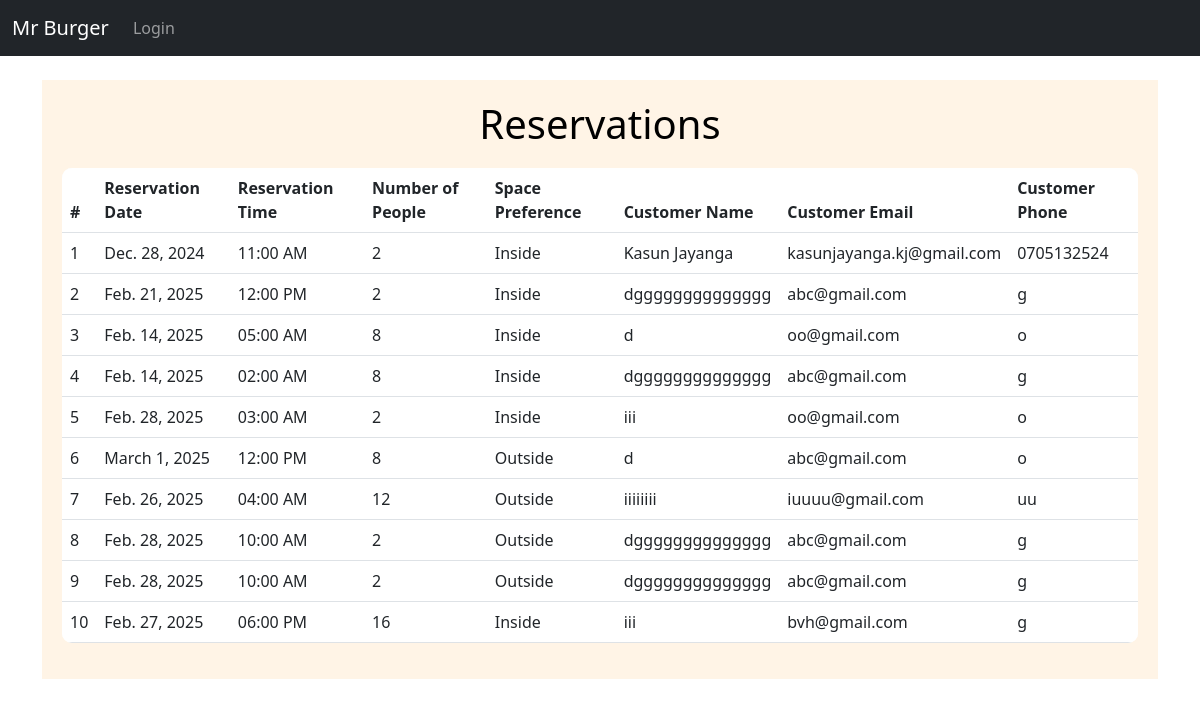
/reservations/, run on an earlier commit of the app's database.
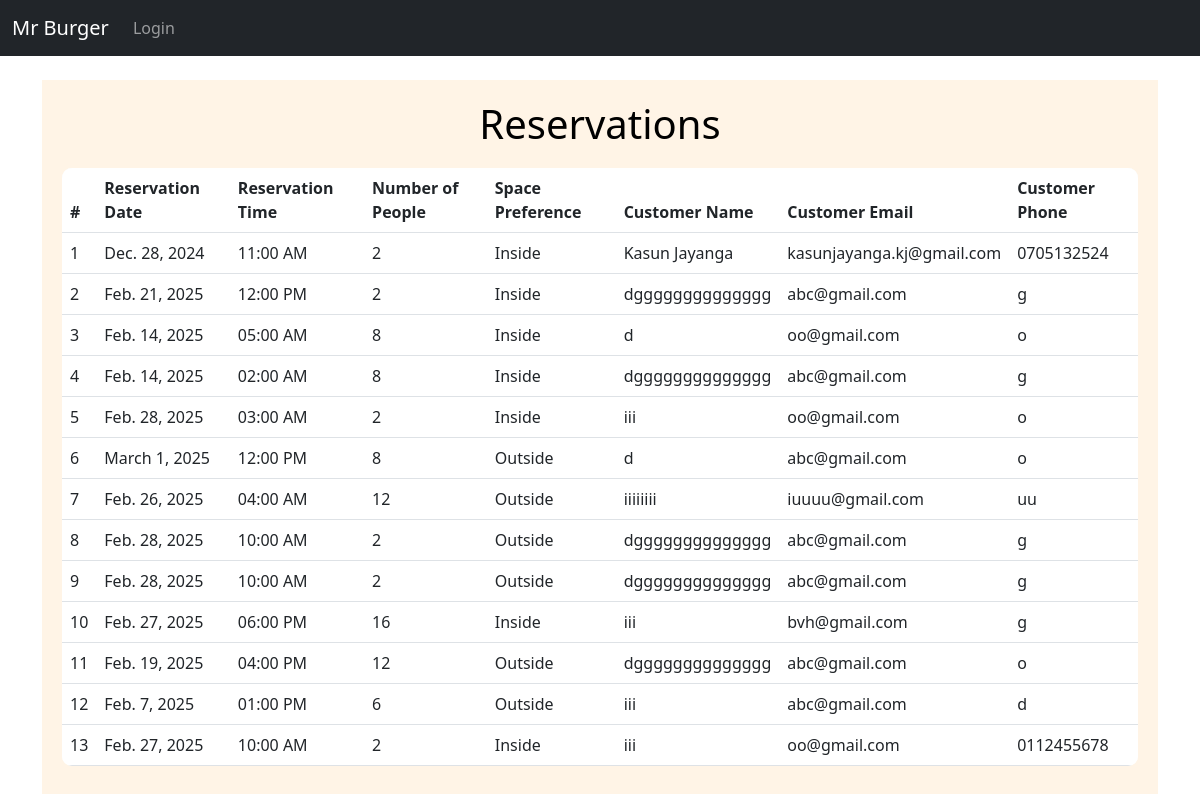
And on a later commit of the database.
### webstore/models.py (models this page shows)
class Reservation(models.Model):
    date = models.DateField()
    time = models.TimeField()
    num_people = models.IntegerField()
    space_preference = models.CharField(max_length=50)
    customer_name = models.CharField(max_length=100)
    customer_email = models.EmailField()
    customer_phone = models.CharField(max_length=15)

### webstore/views.py (the view)
# urls.py: path('reservations/', views.view_reservations, name='view_reservations'),
def view_reservations(request):
    reservations = Reservation.objects.all()  # Get all reservations from the database
    return render(request, 'view_reservations.html', {'reservations': reservations})

### webstore/templates/view_reservations.html
{% extends 'base.html' %}
{% block content %}
<div class="container" style="background-color: #fff4e6; padding: 20px;">
    <h1 class="center" style="color: black; text-align: center;">Reservations</h1>
    {% if reservations %}
    <table class="table" style="width: 100%; margin-top: 20px; border-radius: 10px; overflow: hidden; background: #fff;">
        <thead>
            <tr style="background: #f8f9fa; font-weight: bold;">
                <th>#</th>
                <th>Reservation Date</th>
                <th>Reservation Time</th>
                <th>Number of People</th>
                <th>Space Preference</th>
                <th>Customer Name</th>
                <th>Customer Email</th>
                <th>Customer Phone</th>
            </tr>
        </thead>
        <tbody>
            {% for reservation in reservations %}
            <tr>
                <td>{{ forloop.counter }}</td>
                <td>{{ reservation.date }}</td>
                <td>{{ reservation.time|time:"h:i A" }}</td>
                <td>{{ reservation.num_people }}</td>
                <td>{{ reservation.space_preference }}</td>
                <td>{{ reservation.customer_name }}</td>
                <td>{{ reservation.customer_email }}</td>
                <td>{{ reservation.customer_phone }}</td>
            </tr>
            {% endfor %}
        </tbody>
    </table>
    {% else %}
    <p style="text-align: center; font-size: 18px;">No reservations found.</p>
    {% endif %}
</div>
{% endblock %}

What changed in the data, as far as the page shows it:
added Reservation: date "Feb. 19, 2025", time "04:00 PM", num_people "12", space_preference "Outside", customer_name "dgggggggggggggg", customer_email "abc@gmail.com", customer_phone "o"
added Reservation: date "Feb. 7, 2025", time "01:00 PM", num_people "6", space_preference "Outside", customer_name "iii", customer_email "abc@gmail.com", customer_phone "d"
added Reservation: date "Feb. 27, 2025", time "10:00 AM", num_people "2", space_preference "Inside", customer_name "iii", customer_email "oo@gmail.com", customer_phone "0112455678"
